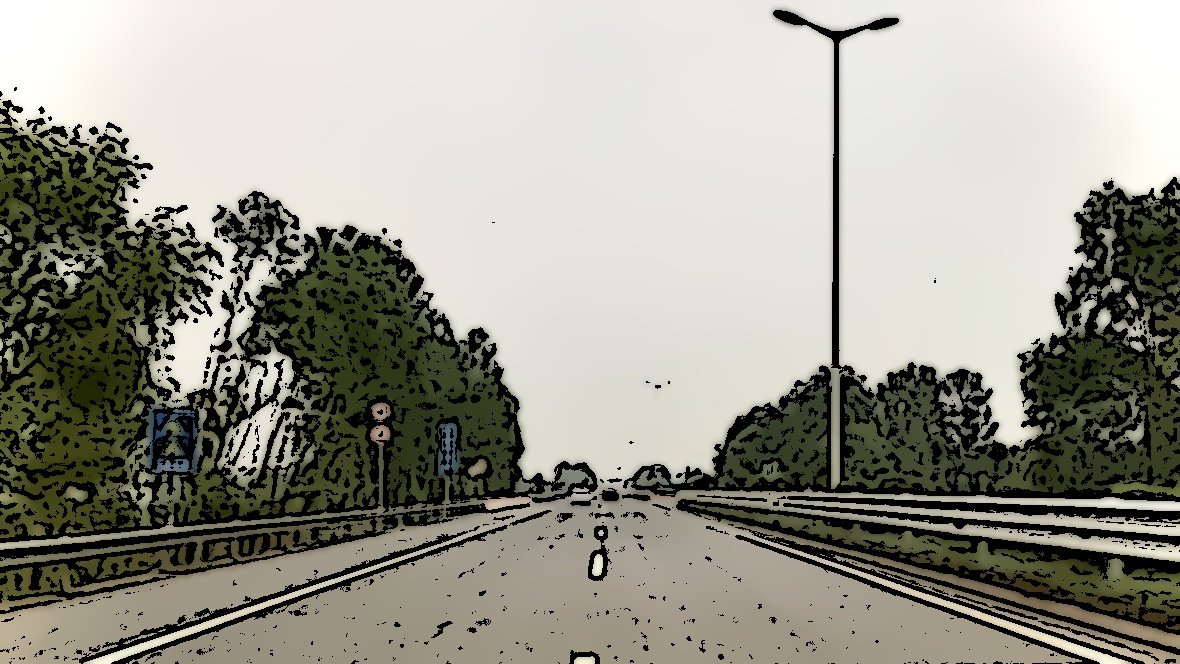
#> input picture cartoonise_旅途.jpeg, 1180 x 664 px, found by its file name; its folder holds only this picture in this run
$ python -i main.py   (imports and definitions only)
#> lines starting #> are read from the running program, lines starting #| are printed output that depends on the picture; after the words box and inside, x2 and y2 are one past the last pixel; in counts of white or black regions, pixels touching at a corner belong together
# -*- coding: utf-8 -*-

import cv2
import os
import numpy as np
from PIL import Image

# 图片的输入和输出路径
imgInput = "/Users/jrtx/Pictures/input/"
imgOutput = "/Users/jrtx/Pictures/output/"

def cartoonise(picture_name):
#> called with picture_name = 'cartoonise_旅途.jpeg'
    imgInput_FileName = imgInput + picture_name
    print(imgInput_FileName)
    imgOutput_FileName = imgOutput + 'cartoonise_' + picture_name
    num_down = 2 # 缩减像素采样的数目
    num_bilateral = 7 # 定义双滤边的数目
    img_rgb = cv2.imread(imgInput_FileName) # 读取图片
#> img_rgb is the input picture: shape (664, 1180, 3); mean B, G, R 140.2, 151.6, 152.9
    shape = tuple(list(((i // 4) * 4 for i in img_rgb.shape))[:2])[::-1]
#> shape = (1180, 664)
    img_rgb = cv2.resize(img_rgb, dsize=shape)

    # 用高斯金字塔降低取样
    img_color = img_rgb
    for _ in range(num_down):
        img_color = cv2.pyrDown(img_color)
#> this loop made 2 passes
#> pass 1, in cartoonise, `img_color = cv2.pyrDown(img_color)`:
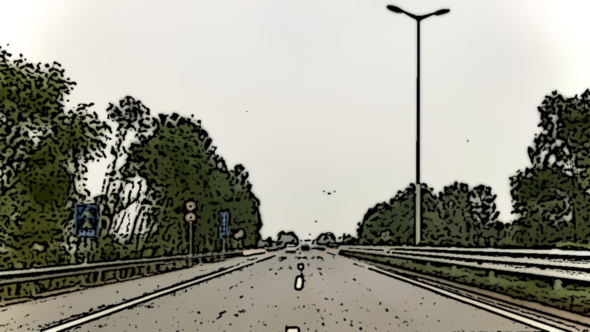
#> img_color: shape (332, 590, 3); mean B, G, R 140.3, 151.7, 152.9
#> pass 2, in cartoonise, `img_color = cv2.pyrDown(img_color)`:
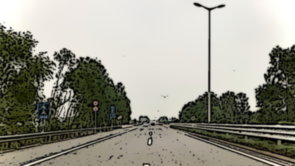
#> img_color: shape (166, 295, 3); mean B, G, R 140.5, 151.8, 153.1
    # 重复使用小的双边滤波代替一个大的滤波
    for _ in range(num_bilateral):
        img_color = cv2.bilateralFilter(img_color, d=9, sigmaColor=9, sigmaSpace=7)

    # 升采样图片到原始大小
    for _ in range(num_down):
        img_color = cv2.pyrUp(img_color)
#> this loop made 2 passes
#> pass 1, in cartoonise, `img_color = cv2.pyrUp(img_color)`:
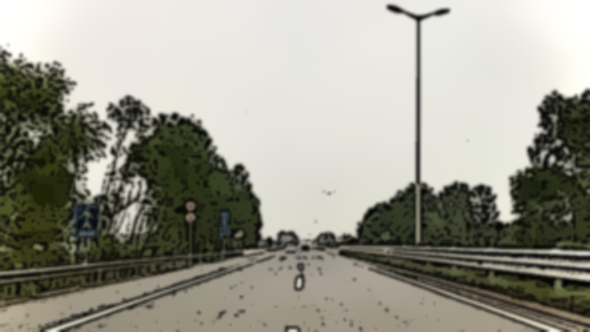
#> img_color: shape (332, 590, 3); mean B, G, R 140.4, 152, 153.2
    # 转换为灰度并且使其产生中等的模糊
    img_gray = cv2.cvtColor(img_rgb, cv2.COLOR_RGB2GRAY)
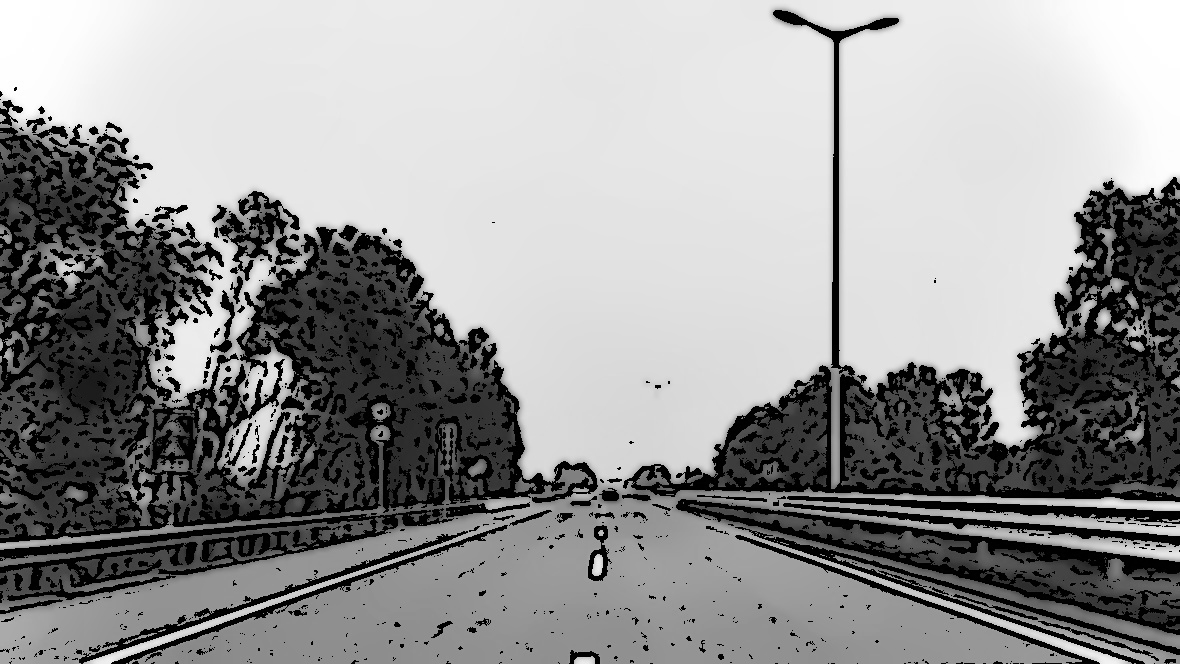
#> img_gray: shape (664, 1180); min 0, max 255, mean 148.4
    img_blur = cv2.medianBlur(img_gray, 7)
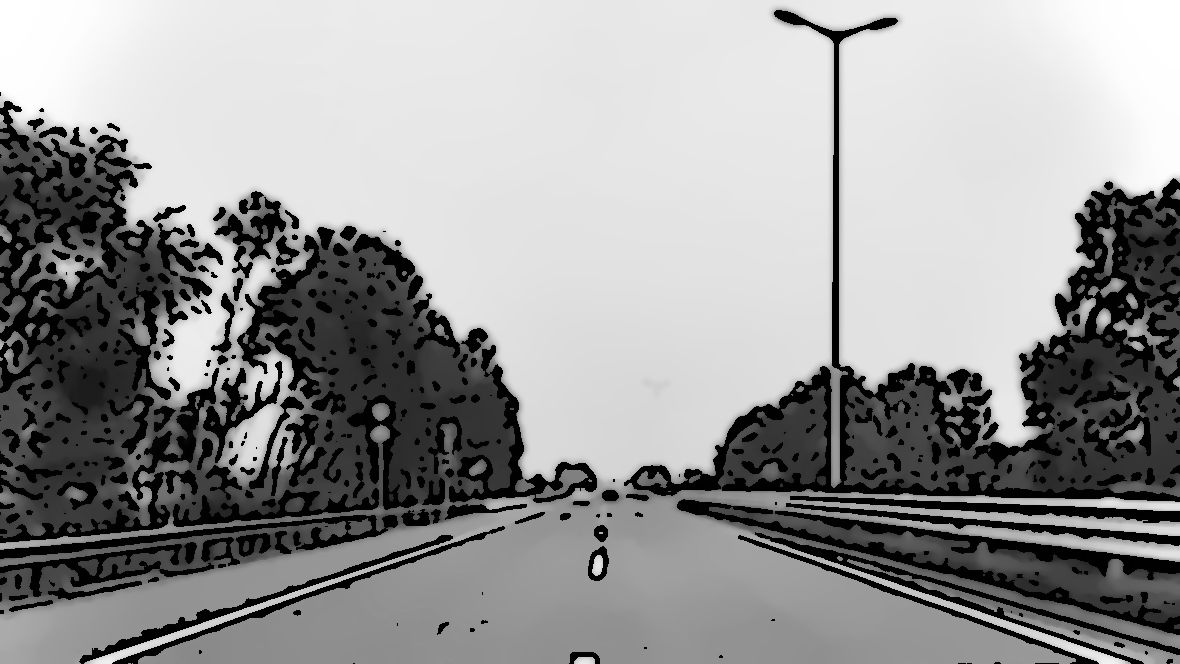
#> img_blur: shape (664, 1180); min 0, max 255, mean 149.5
    # 检测到边缘并且增强其效果
    img_edge = cv2.adaptiveThreshold(img_blur, 255,
                                     cv2.ADAPTIVE_THRESH_MEAN_C,
                                     cv2.THRESH_BINARY,
                                     blockSize=9,
                                     C=2)
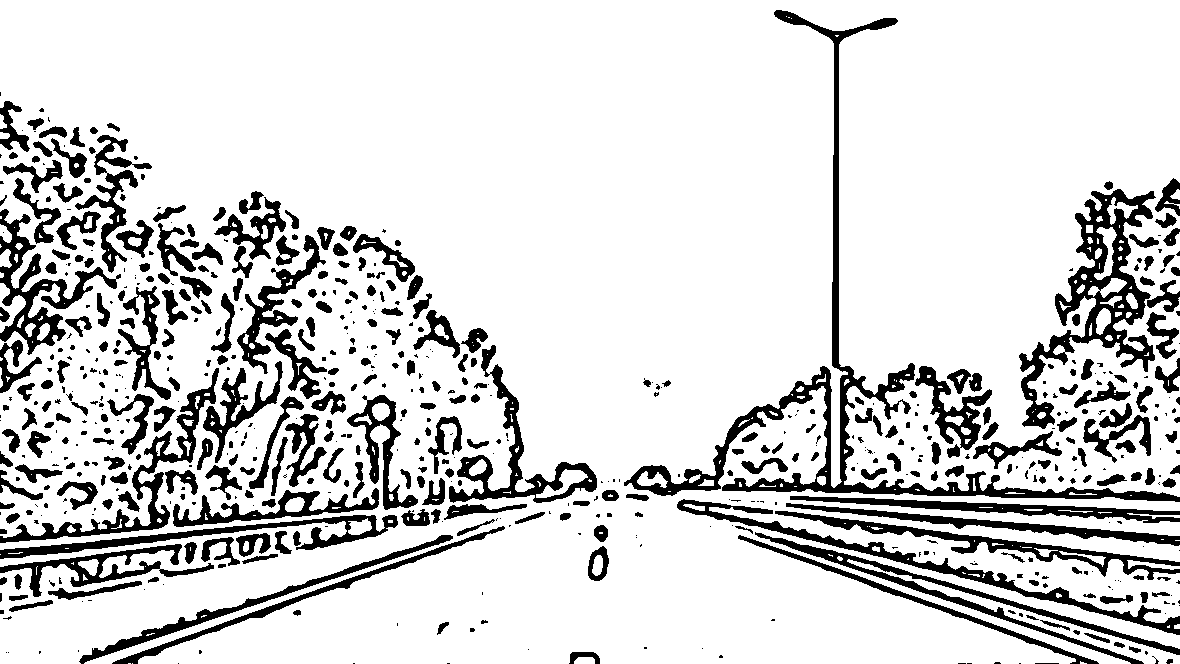
#> img_edge: shape (664, 1180); 83.9% white; 650 black regions (313 under 20 px), largest, box (x1, y1, x2, y2) and area: (624, 10, 1180, 502) 12532, (1019, 189, 1156, 429) 8270, (677, 499, 1180, 635) 4476
    # 转换回彩色图像
    img_edge = cv2.cvtColor(img_edge, cv2.COLOR_GRAY2RGB)
    img_carton = cv2.bitwise_and(img_color, img_edge)
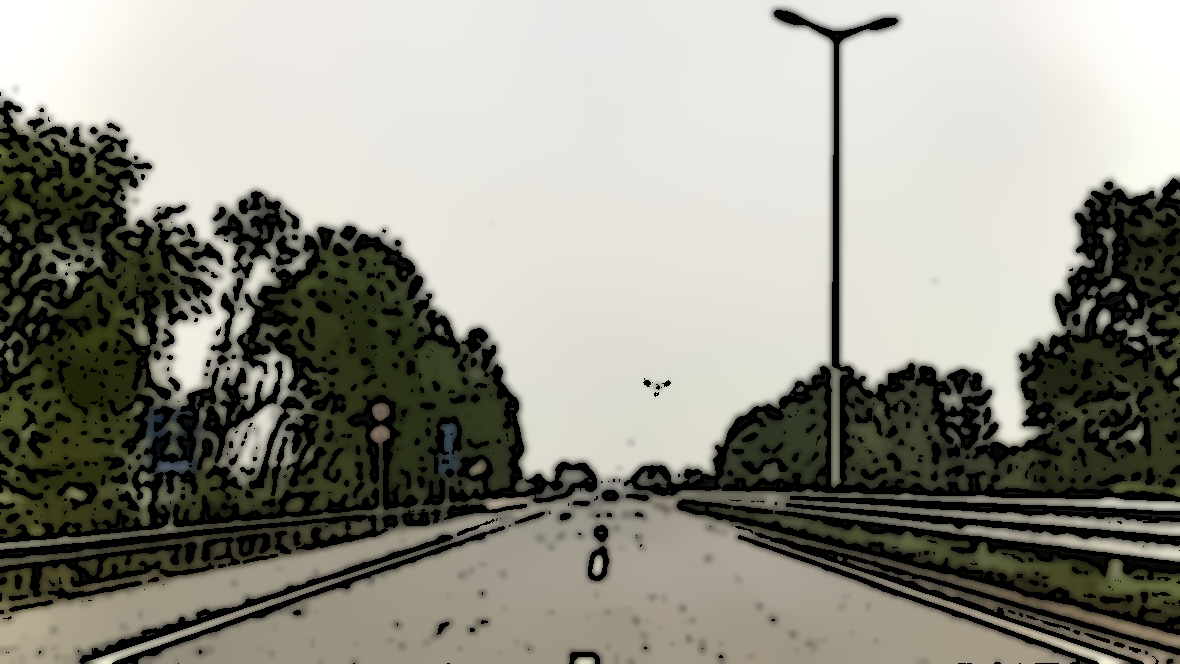
#> img_carton: shape (664, 1180, 3); mean B, G, R 134, 143.8, 145.2
    # 保存转换后的图片
    cv2.imwrite(imgOutput_FileName, img_edge)

def handpainted(picture_name):
    imgInput_FileName = imgInput + picture_name
    imgOutput_FileName = imgOutput + 'handpainted_' + picture_name
    a = np.array(Image.open(imgInput_FileName).convert('L')).astype('float')
    img_depth = 10
    img_grad = np.gradient(a)
    grad_x, grad_y = img_grad
    grad_x = grad_x * img_depth / 100
    grad_y = grad_y * img_depth / 100
    A = np.sqrt(grad_x ** 2 + grad_y ** 2 + 1.)
    uni_x = grad_x / A
    uni_y = grad_y / A
    uni_z = 1. / A

    vec_el = np.pi / 2.2
    vec_ez = np.pi / 4.
    dx = np.cos(vec_el) * np.cos(vec_ez)
    dy = np.cos(vec_el) * np.sin(vec_ez)
    dz = np.sin(vec_el)

    b = 255 * (dx * uni_x + dy * uni_y + dz * uni_z)
    b = b.clip(0, 255)

    im = Image.fromarray(b.astype('uint8'))
    # 保存后转化的图片
    im.save(imgOutput_FileName)


ImageList = []
# 循环读取目录中的文件名
# [7 lines not run here, left out]

>>> result = cartoonise('cartoonise_旅途.jpeg')
